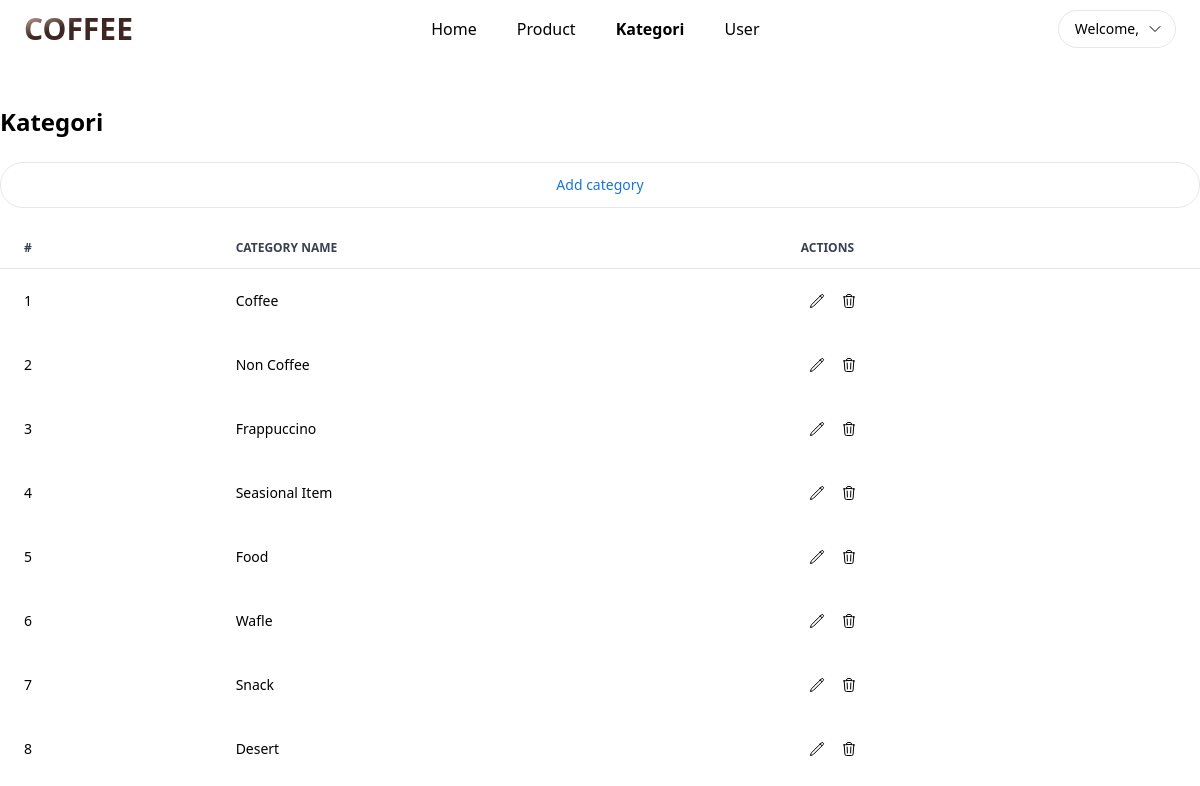
The page /kategori.php on the database its author committed.
### tables this page shows
CREATE TABLE `kategori` (
  `id` int(11) NOT NULL,
  `nama` varchar(50) NOT NULL
);

### kategori.php (the view, shortened to what this page needs)
<!DOCTYPE html>
<html lang="en">
    <head>
        <link rel="stylesheet" href="./src/output.css">
    </head>
    <body>
        <header class="flex flex-wrap lg:flex-nowrap justify-between items-center py-2.5 px-4 md:px-6 xl:px-12 2xl:px-16">
            <a href="index.php">
                <h5 class="bg-gradient-to-br from-[#a1887f] from-15% to-[#3e2723] to-40% text-3xl font-black uppercase bg-clip-text text-transparent">COFFEE</h5>
            </a>
            <ul class="hidden lg:flex items-center gap-x-2">
                <li>
                    <a href="dashboard.php" class="py-2 px-4 hover:bg-[#eeeeee] rounded-full">
                        Home
                    </a>
                </li>
                <li>
                    <a href="product.php" class="py-2 px-4 hover:bg-[#eeeeee] rounded-full">
                        Product
                    </a>
                </li>
                <li>
                    <a href="kategori.php" class="py-2 px-4 hover:bg-[#eeeeee] rounded-full font-semibold">
                        Kategori
                    </a>
                </li>
                <li>
                    <a href="user.php" class="py-2 px-4 hover:bg-[#eeeeee] rounded-full">
                        User
                    </a>
                </li>
            </ul>
            <div id="parent-dropdown" class="relative inline-block">
                <button onclick="menuDropdown()" class="flex items-center py-2 pl-4 pr-3 border rounded-full font-medium text-sm">
                    Welcome, <span class="font-normal"><?php echo $_SESSION['data']['username']; ?></span>
                    <span class="ml-2">
                        <svg xmlns="http://www.w3.org/2000/svg" fill="none" viewBox="0 0 24 24" stroke-width="1.5" stroke="currentColor" class="w-4 h-4">
                            <path stroke-linecap="round" stroke-linejoin="round" d="m19.5 8.25-7.5 7.5-7.5-7.5" />
                        </svg>
                    </span>
                </button>
            </div>
        </header>
        <main class="max-w-screen-xl mx-auto px-4 md:px-0 py-5 md:py-12">
            <h4 class="text-2xl font-semibold">Kategori</h4>
            <div class="mt-6">
                <button type="button" onclick="addCategoryModal()" class="py-3 border w-full transition hover:bg-[#e3f2fd] text-[#1976d2] text-sm font-medium rounded-full">Add category</button>
            </div>
            <div class="relative overflow-x-auto mt-5">
                <table class="table-auto w-full text-left">
                    <thead class="text-xs text-gray-700 uppercase border-b">
                        <tr>
                            <th scope="col" class="px-6 py-3">
                                #
                            </th>
                            <th scope="col" class="px-6 py-3">
                                Category name
                            </th>
                            <th scope="col" class="px-6 py-3">
                                Actions
                            </th>
                        </tr>
                    </thead>
                    <tbody>
                        <?php
                            global $conn;
                            $sql = "SELECT * FROM kategori";
                            $query = mysqli_query($conn, $sql);
                            $dataArray = [];
                            while($data = mysqli_fetch_array($query)) {
                                $dataArray[] = $data;
                            };
                            $i = 1;
                            foreach($dataArray as $data) {
                                echo "<tr class='text-sm'>";
                                echo "<td class='px-6 py-4'>".$i++."</td>";
                                echo "<td class='px-6 py-4 capitalize'>".$data['nama']."</td>";
                                echo '<td class="flex items-center px-6 py-4">
                                        <button id="edit" onclick="editCategoryModal('.$data["id"].', \''.$data["nama"].'\')" class="p-2 hover:bg-[#eeeeee] rounded-full">
                                            <svg xmlns="http://www.w3.org/2000/svg" fill="none" viewBox="0 0 24 24" stroke-width="1.5" stroke="currentColor" class="w-4 h-4">
                                                <path stroke-linecap="round" stroke-linejoin="round" d="m16.862 4.487 1.687-1.688a1.875 1.875 0 1 1 2.652 2.652L6.832 19.82a4.5 4.5 0 0 1-1.897 1.13l-2.685.8.8-2.685a4.5 4.5 0 0 1 1.13-1.897L16.863 4.487Zm0 0L19.5 7.125" />
                                            </svg>
                                        </button>
                                        <a href="kategori_hapus.php?id='.$data["id"].'" class="p-2 hover:bg-[#eeeeee] rounded-full">
                                            <svg xmlns="http://www.w3.org/2000/svg" fill="none" viewBox="0 0 24 24" stroke-width="1.5" stroke="currentColor" class="w-4 h-4">
                                                <path stroke-linecap="round" stroke-linejoin="round" d="m14.74 9-.346 9m-4.788 0L9.26 9m9.968-3.21c.342.052.682.107 1.022.166m-1.022-.165L18.16 19.673a2.25 2.25 0 0 1-2.244 2.077H8.084a2.25 2.25 0 0 1-2.244-2.077L4.772 5.79m14.456 0a48.108 48.108 0 0 0-3.478-.397m-12 .562c.34-.059.68-.114 1.022-.165m0 0a48.11 48.11 0 0 1 3.478-.397m7.5 0v-.916c0-1.18-.91-2.164-2.09-2.201a51.964 51.964 0 0 0-3.32 0c-1.18.037-2.09 1.022-2.09 2.201v.916m7.5 0a48.667 48.667 0 0 0-7.5 0" />
                                            </svg>
                                        </a>
                                    </td>';
                                echo "</tr>";
                            }
                        ?>
                    </tbody>
                </table>
            </div>
        </main>
    </body>
</html>

### rows shown on the page
kategori: nama "Coffee"
kategori: nama "Non Coffee"
kategori: nama "Frappuccino"
kategori: nama "Seasional Item"
kategori: nama "Food"
kategori: nama "Wafle"
kategori: nama "Snack"
kategori: nama "Desert"
